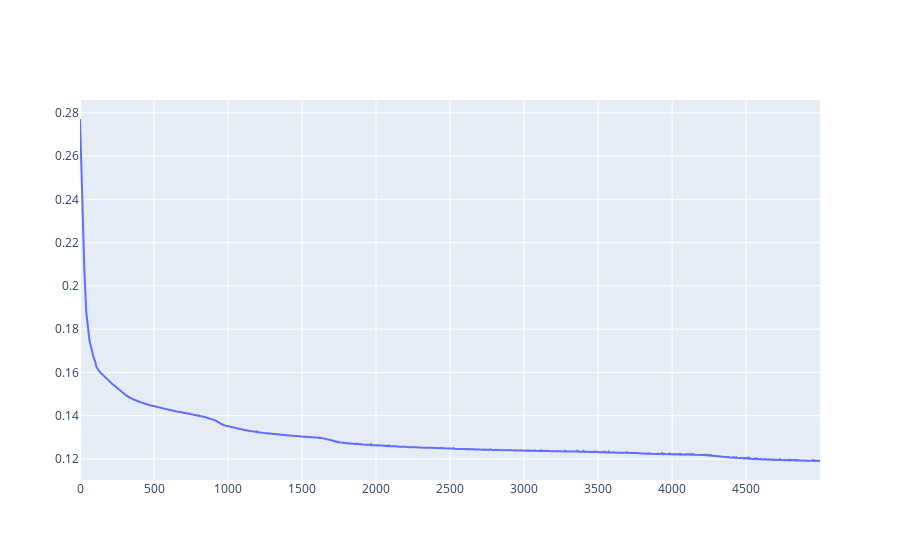

Source (notebook cell):
### Code cell
fig = go.Figure()
fig.add_trace(go.Scatter(x=[_ for _ in range(0, len(history.history['loss']))], y=history.history['loss'], mode='lines', name='loss'))
# fig.add_trace(go.Scatter(x=range(0, len(history.history['mse'])), y=history.history['mse'], mode='lines', name='mse'))
# fig.add_trace(go.Scatter(x=range(0, len(history.history['val_mse'])), y=history.history['val_mse'], mode='lines', name='val_mse'))
fig.show()

### Figure 1 — Plotly figure (JSON) as saved in the notebook; plotly's stock layout.template omitted (floating-point values rounded to 4 significant figures; data arrays with more than 128 entries replaced by an {"elided": "..."} marker saying what was removed)
{"data": [{"mode": "lines", "name": "loss", "type": "scatter", "x": {"elided": "5000 int values"}, "y": {"elided": "5000 float values"}}], "layout": {}}
